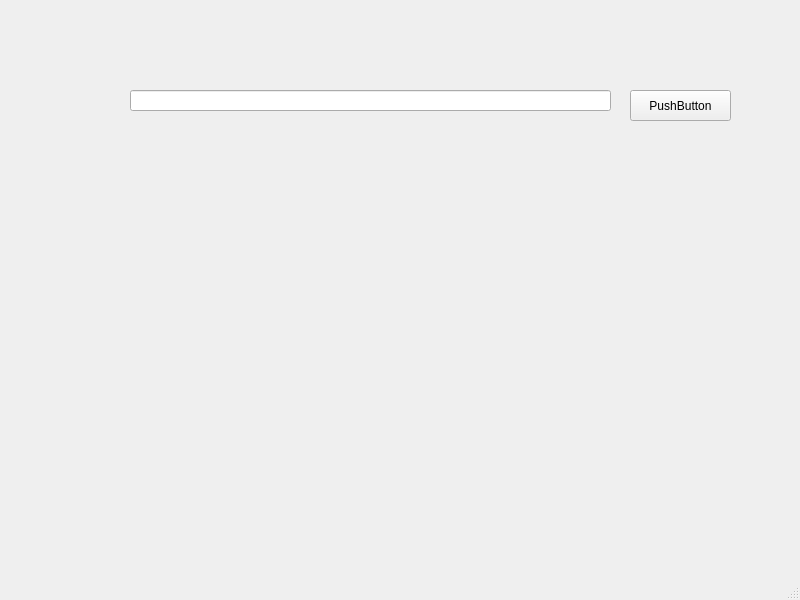
<?xml version="1.0" encoding="UTF-8"?>
<ui version="4.0">
 <class>MainWindow</class>
 <widget class="QMainWindow" name="MainWindow">
  <property name="geometry">
   <rect>
    <x>0</x>
    <y>0</y>
    <width>800</width>
    <height>600</height>
   </rect>
  </property>
  <property name="windowTitle">
   <string>MainWindow</string>
  </property>
  <widget class="QWidget" name="centralwidget">
   <widget class="QLineEdit" name="entrada_dados">
    <property name="geometry">
     <rect>
      <x>130</x>
      <y>90</y>
      <width>481</width>
      <height>21</height>
     </rect>
    </property>
   </widget>
   <widget class="QPushButton" name="botao">
    <property name="geometry">
     <rect>
      <x>630</x>
      <y>90</y>
      <width>101</width>
      <height>31</height>
     </rect>
    </property>
    <property name="text">
     <string>PushButton</string>
    </property>
   </widget>
   <widget class="QLabel" name="saida_dados">
    <property name="geometry">
     <rect>
      <x>50</x>
      <y>130</y>
      <width>701</width>
      <height>401</height>
     </rect>
    </property>
    <property name="text">
     <string/>
    </property>
    <property name="pixmap">
     <pixmap>../../../../../home/lacouth/Imagens/moss_plagio_3.png</pixmap>
    </property>
   </widget>
  </widget>
  <widget class="QMenuBar" name="menubar">
   <property name="geometry">
    <rect>
     <x>0</x>
     <y>0</y>
     <width>800</width>
     <height>22</height>
    </rect>
   </property>
  </widget>
  <widget class="QStatusBar" name="statusbar"/>
 </widget>
 <resources/>
 <connections/>
</ui>
